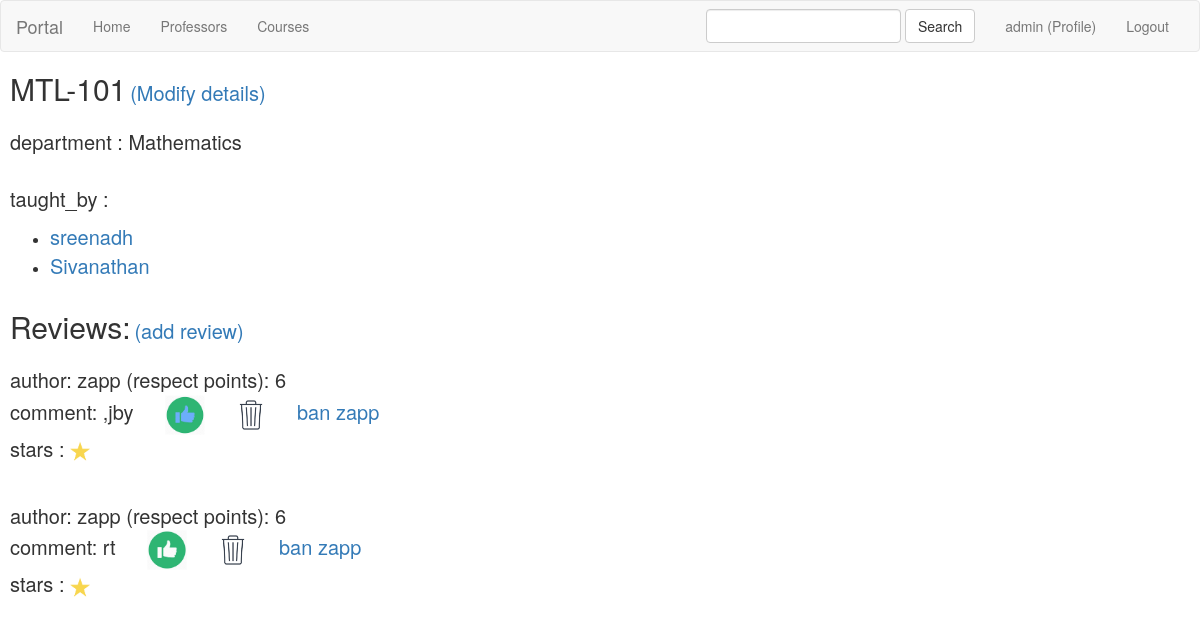
/courses/1/ (signed in), run on an earlier commit of the app's database.
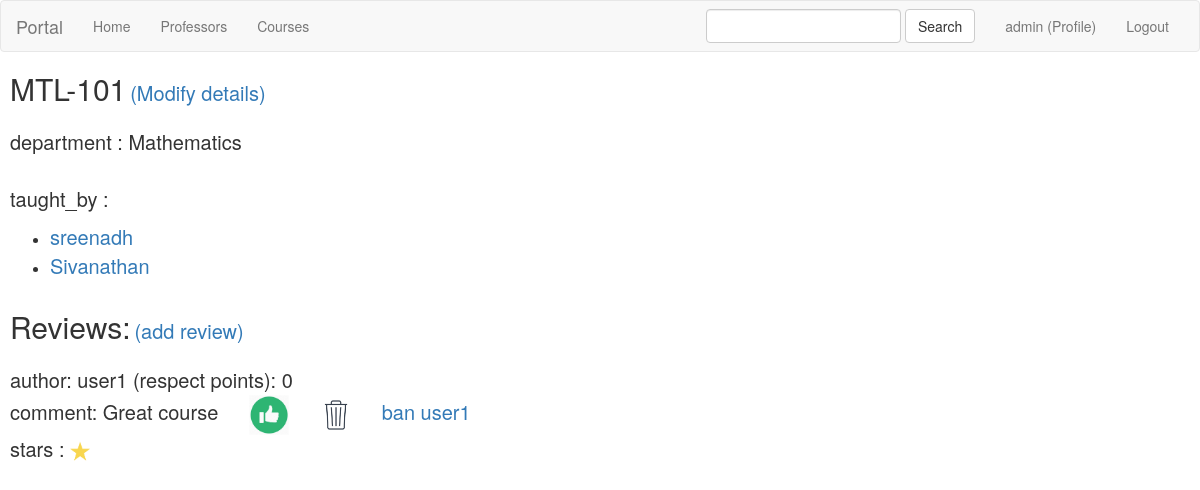
And on a later commit of the database.
### courses/models.py (models this page shows, shortened)
class Course(models.Model):
    name = models.CharField(max_length=100)
    department = models.CharField(max_length=100)
    profs_teaching = models.ManyToManyField(Professor,related_name='all_courses_taught')

class Course_Rating(Rating):
    datetime = models.DateTimeField(default=datetime.now)
    comment = models.CharField(max_length=1000)
    stars = models.IntegerField(default=1,validators=[MaxValueValidator(5), MinValueValidator(1)])
    course = models.ForeignKey(Course, on_delete=models.CASCADE)
    user = models.ForeignKey(User,default=None,on_delete=models.CASCADE)
    postAnonymously = models.BooleanField(default=False)
    liked_by = models.ManyToManyField(User, related_name='all_liked_courserating')
    reported = models.BooleanField(default=False)
    last_reported_time = models.DateTimeField(default=now,blank=True)

### professors/models.py (models this page shows, shortened)
class Professor(models.Model):
    name = models.CharField(max_length=100)
    age = models.IntegerField()
    department = models.CharField(max_length=100)

### users/models.py (models this page shows, shortened)
class UserProfile(models.Model):
    respect_points = models.IntegerField(default=0)
    user = models.OneToOneField(User, on_delete=models.CASCADE)
    is_banned = models.BooleanField(default=False)
    ban_days=models.IntegerField(default=0)
    banned_on=models.DateTimeField(default=now,blank=True)
    indefinite_ban=models.BooleanField(default=False)

### courses/views.py (the view)
# urls.py: url(r'^(?P<pk>[0-9]+)/$', views.DetailView.as_view(), name='detail'),
class DetailView(generic.DetailView):
    model = Course
    template_name = 'courses/details.html'
    context_object_name = 'course'

### courses/templates/courses/details.html (shortened to what this page needs)
{% extends 'root/base.html' %}
{% block body %}
{% load static %}
<h2 style="display:inline">{{ course.name}}</h2>
{% if request.user.is_superuser %}
<a href="{% url 'courses:update_course' course.id %}"><p style="display:inline">(Modify details)</p></a>
{% endif %}
<br><br>
<p>
    department : {{course.department}}<br><br>
    taught_by :</p>
<ul>
{% for prof in course.profs_teaching.all %}
<li>
    <a style="font-size:20px" href="{% url 'professors:detail' prof.id %}">{{prof.name}}</a>
</li>
{% endfor %}
</ul>
<br>
<h2 style="display:inline">Reviews:</h2>
{% if request.user.is_active %}
<a href="{% url 'courses:add_rating' course.id %}"><p style="display:inline">(add review)</p></a>
{% endif %}
<br><br>
{% for rating in course.course_rating_set.all %}
<div id="{{rating.id}}">
    <p> author:
        {% if not rating.postAnonymously or user.is_superuser %}
            {{ rating.user.username }}
            (respect points): {{rating.user.userprofile.respect_points}}
        {% endif %}
        <br>
        comment: {{ rating.comment }}
        {% if not user.is_anonymous %}
        {% if not user in rating.liked_by.all %}
            <a href="{% url 'courses:upvote' rating.id %}" >
                <img height="40px" width="40px" src="{% static 'upvote.jpg' %}" alt="upvote">
            </a>
        {% else %}
            <a href="{% url 'courses:downvote' rating.id %}" >
                <img height="40px" width="40px" src="{% static 'upvoted.jpg' %}" alt="liked">
            </a>
        {% endif %}
        {% endif %}
        {% if request.user.is_superuser %}
            <a href="{% url 'courses:delete_rating' rating.id %}">
                <img  height="30px" width="30px">
            </a>&emsp;
            {% if not rating.user.userprofile.is_banned %}
                <a href="{% url 'users:ban_user' rating.user.id %}">
                    ban {{rating.user}}
                </a>
            {% else %}
                user banned
            {% endif %}
        {% else %}
            <a onclick="alert('reporting to admin')" href="{% url 'courses:report_rating' rating.id %}">
                report
            </a>
        {% endif %}<br>
        stars :
        {% for _ in ''|center:rating.stars %}
            <img id ="star" height="20px" width="20px">
        {% endfor %}<br>
        <br>
    </p>
</div>
{% endfor %}
{% endblock %}

### root/templates/root/base.html (shortened to what this page needs)
<!DOCTYPE html>
<html lang="en">
<head>
    <link rel="stylesheet" href="https://maxcdn.bootstrapcdn.com/bootstrap/3.4.1/css/bootstrap.min.css">
</head>
<body >
    <nav class="navbar navbar-default">
        <div class="container-fluid">
            <div class="navbar-header">
                <a class="navbar-brand" href="#" >Portal</a>
            </div>
            <div class="collapse navbar-collapse">
                <ul class="nav navbar-nav">
                    <li class = "">
                        <a href="/">Home</a>
                    </li>
                    <li class = "">
                        <a href="{% url 'professors:index' %}">Professors</a>
                    </li>
                    <li class = "">
                        <a href="{% url 'courses:index' %}">Courses</a>
                    </li>
                </ul>
                <ul class="nav navbar-nav navbar-right">
                    <li class = "">
                        {% if not request.user.is_anonymous %}
                            <a href="{% url 'users:show_profile' %}">{{request.user.username}} (Profile)</a>
                        {% else %}
                            <a href="#">Not logged in</a>
                        {% endif %}
                    </li>
                    <li class = "">
                        {% if not request.user.is_anonymous %}
                            <a href="{% url 'users:logout' %}">Logout</a>
                        {% else %}
                            <a href="{% url 'users:login' %}">Login/Sign Up</a>
                        {% endif %}</li>
                </ul>
                <form class="navbar-form navbar-right" role="search" method="get" action="{% url 'root:search' %}">
                    <div class="form-group">
                        <input type="text" class="form-control" name="query" value="">
                    </div>
                    <button type="submit" class="btn btn-default">Search</button>
                </form>
            </div>
        </div>
    </nav>
    <div style="margin-left: 10px">
        {% block body %}
        {% endblock %}
    </div>
</body>
</html>

### root/templates/root/base.html (style rules this page uses)
p { font-size:20px; }
h2 { font-size:30px; }

What changed in the data, as far as the page shows it:
removed Course_Rating: user.username "zapp", user.userprofile.respect_points "6", comment ",jby", user "zapp", stars 1 (drawn)
removed Course_Rating: user.username "zapp", user.userprofile.respect_points "6", comment "rt", user "zapp", stars 1 (drawn)
added Course_Rating: user.username "user1", user.userprofile.respect_points "0", comment "Great course", user "user1", stars 1 (drawn)
